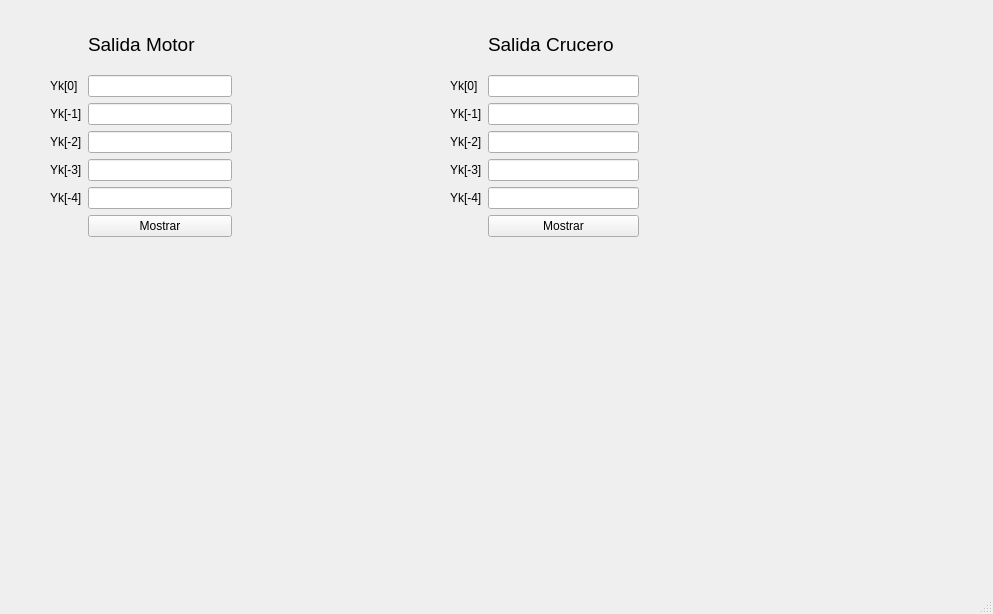
<?xml version="1.0" encoding="UTF-8"?>
<ui version="4.0">
 <class>MainWindow</class>
 <widget class="QMainWindow" name="MainWindow">
  <property name="geometry">
   <rect>
    <x>0</x>
    <y>0</y>
    <width>993</width>
    <height>614</height>
   </rect>
  </property>
  <property name="font">
   <font>
    <weight>50</weight>
    <bold>false</bold>
   </font>
  </property>
  <property name="windowTitle">
   <string>MainWindow</string>
  </property>
  <widget class="QWidget" name="centralwidget">
   <widget class="QWidget" name="layoutWidget">
    <property name="geometry">
     <rect>
      <x>450</x>
      <y>20</y>
      <width>189</width>
      <height>217</height>
     </rect>
    </property>
    <layout class="QGridLayout" name="G_c">
     <item row="2" column="0">
      <widget class="QLabel" name="L_yk1c">
       <property name="text">
        <string>Yk[-1]</string>
       </property>
      </widget>
     </item>
     <item row="4" column="0">
      <widget class="QLabel" name="L_yk3c">
       <property name="text">
        <string>Yk[-3]</string>
       </property>
      </widget>
     </item>
     <item row="1" column="0">
      <widget class="QLabel" name="L_yk0c">
       <property name="autoFillBackground">
        <bool>false</bool>
       </property>
       <property name="text">
        <string>Yk[0]</string>
       </property>
      </widget>
     </item>
     <item row="4" column="1">
      <widget class="QLineEdit" name="LE_yk3c">
       <property name="readOnly">
        <bool>true</bool>
       </property>
      </widget>
     </item>
     <item row="0" column="1">
      <widget class="QLabel" name="L_ykc">
       <property name="font">
        <font>
         <pointsize>14</pointsize>
         <weight>50</weight>
         <bold>false</bold>
         <underline>false</underline>
         <strikeout>false</strikeout>
         <stylestrategy>PreferDefault</stylestrategy>
         <kerning>false</kerning>
        </font>
       </property>
       <property name="text">
        <string>Salida Crucero</string>
       </property>
      </widget>
     </item>
     <item row="2" column="1">
      <widget class="QLineEdit" name="LE_yk1c">
       <property name="readOnly">
        <bool>true</bool>
       </property>
      </widget>
     </item>
     <item row="1" column="1">
      <widget class="QLineEdit" name="LE_yk0c">
       <property name="readOnly">
        <bool>true</bool>
       </property>
      </widget>
     </item>
     <item row="3" column="1">
      <widget class="QLineEdit" name="LE_yk2c">
       <property name="readOnly">
        <bool>true</bool>
       </property>
      </widget>
     </item>
     <item row="3" column="0">
      <widget class="QLabel" name="L_yk2c">
       <property name="text">
        <string>Yk[-2]</string>
       </property>
      </widget>
     </item>
     <item row="5" column="1">
      <widget class="QLineEdit" name="LE_yk4c">
       <property name="readOnly">
        <bool>true</bool>
       </property>
      </widget>
     </item>
     <item row="5" column="0">
      <widget class="QLabel" name="L_yk4c">
       <property name="text">
        <string>Yk[-4]</string>
       </property>
      </widget>
     </item>
     <item row="6" column="1">
      <widget class="QPushButton" name="PB_ykc">
       <property name="text">
        <string>Mostrar</string>
       </property>
      </widget>
     </item>
    </layout>
   </widget>
   <widget class="QWidget" name="">
    <property name="geometry">
     <rect>
      <x>50</x>
      <y>20</y>
      <width>182</width>
      <height>217</height>
     </rect>
    </property>
    <layout class="QGridLayout" name="G_m">
     <item row="2" column="0">
      <widget class="QLabel" name="L_yk1m">
       <property name="text">
        <string>Yk[-1]</string>
       </property>
      </widget>
     </item>
     <item row="4" column="0">
      <widget class="QLabel" name="L_yk3m">
       <property name="text">
        <string>Yk[-3]</string>
       </property>
      </widget>
     </item>
     <item row="1" column="0">
      <widget class="QLabel" name="L_yk0m">
       <property name="autoFillBackground">
        <bool>false</bool>
       </property>
       <property name="text">
        <string>Yk[0]</string>
       </property>
      </widget>
     </item>
     <item row="4" column="1">
      <widget class="QLineEdit" name="LE_yk3m">
       <property name="readOnly">
        <bool>true</bool>
       </property>
      </widget>
     </item>
     <item row="0" column="1">
      <widget class="QLabel" name="L_ykm">
       <property name="font">
        <font>
         <pointsize>14</pointsize>
         <weight>50</weight>
         <bold>false</bold>
         <underline>false</underline>
         <strikeout>false</strikeout>
         <stylestrategy>PreferDefault</stylestrategy>
         <kerning>false</kerning>
        </font>
       </property>
       <property name="text">
        <string>Salida Motor</string>
       </property>
      </widget>
     </item>
     <item row="2" column="1">
      <widget class="QLineEdit" name="LE_yk1m">
       <property name="readOnly">
        <bool>true</bool>
       </property>
      </widget>
     </item>
     <item row="1" column="1">
      <widget class="QLineEdit" name="LE_yk0m">
       <property name="readOnly">
        <bool>true</bool>
       </property>
      </widget>
     </item>
     <item row="3" column="1">
      <widget class="QLineEdit" name="LE_yk2m">
       <property name="readOnly">
        <bool>true</bool>
       </property>
      </widget>
     </item>
     <item row="3" column="0">
      <widget class="QLabel" name="L_yk2m">
       <property name="text">
        <string>Yk[-2]</string>
       </property>
      </widget>
     </item>
     <item row="5" column="1">
      <widget class="QLineEdit" name="LE_yk4m">
       <property name="readOnly">
        <bool>true</bool>
       </property>
      </widget>
     </item>
     <item row="5" column="0">
      <widget class="QLabel" name="L_yk4m">
       <property name="text">
        <string>Yk[-4]</string>
       </property>
      </widget>
     </item>
     <item row="6" column="1">
      <widget class="QPushButton" name="PB_ykm">
       <property name="text">
        <string>Mostrar</string>
       </property>
      </widget>
     </item>
    </layout>
   </widget>
  </widget>
  <widget class="QMenuBar" name="menubar">
   <property name="geometry">
    <rect>
     <x>0</x>
     <y>0</y>
     <width>993</width>
     <height>25</height>
    </rect>
   </property>
  </widget>
  <widget class="QStatusBar" name="statusbar"/>
 </widget>
 <resources/>
 <connections/>
</ui>
